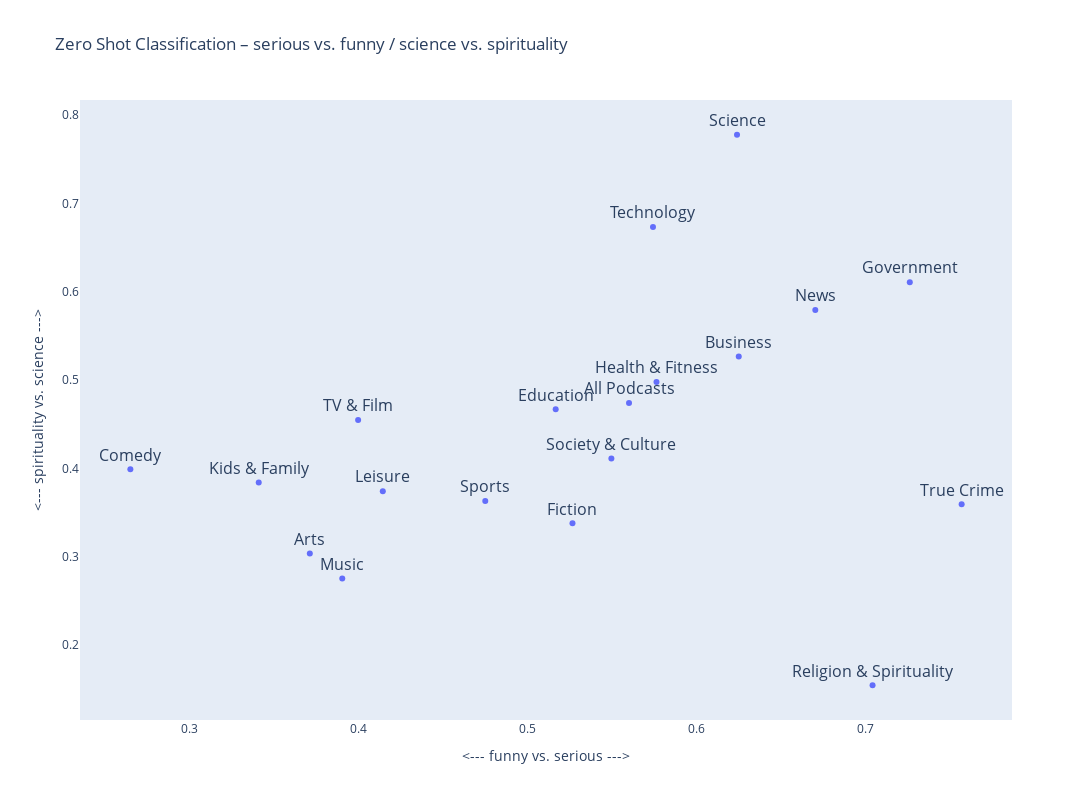

Write notebook code for a chart like this one.
### Markdown cell above
- **Scatterplotting several combinations of classifications reveals that the model yields sensible results in many cases (but not all).**
- E.g., the classification of funny vs. serious content and spirituality vs. science is more or less evenly spread around the midpoint and makes intuitive sense for most of the genres.

### Code cell
create_graph("serious_funny", "science_spirituality")

### Figure 1 — Plotly figure (JSON) as saved in the notebook; plotly's stock layout.template omitted (floating-point values rounded to 4 significant figures)
{"data": [{"hovertemplate": "<--- funny vs. serious --->=%{x}<br><--- spirituality vs. science --->=%{y}<br>chartable_genre=%{text}<extra></extra>", "legendgroup": "", "marker": {"color": "#636efa", "symbol": "circle"}, "mode": "markers+text", "name": "", "orientation": "v", "showlegend": false, "text": ["All Podcasts", "Arts", "Business", "Comedy", "Education", "Fiction", "Government", "Health & Fitness", "Kids & Family", "Leisure", "Music", "News", "Religion & Spirituality", "Science", "Society & Culture", "Sports", "TV & Film", "Technology", "True Crime"], "textfont": {"size": 16}, "textposition": "top center", "type": "scatter", "x": [0.5603, 0.3715, 0.6253, 0.2653, 0.5169, 0.5269, 0.7265, 0.5766, 0.3412, 0.4146, 0.3907, 0.6705, 0.7044, 0.6242, 0.5499, 0.4753, 0.4, 0.5745, 0.7571], "xaxis": "x", "y": [0.4742, 0.3038, 0.5268, 0.399, 0.467, 0.338, 0.6109, 0.4978, 0.384, 0.3742, 0.2754, 0.5795, 0.1546, 0.7778, 0.4112, 0.363, 0.4549, 0.6734, 0.3595], "yaxis": "y"}], "layout": {"height": 800, "legend": {"tracegroupgap": 0}, "title": {"text": "Zero Shot Classification – serious vs. funny / science vs. spirituality"}, "width": 1200, "xaxis": {"anchor": "y", "autorange": true, "domain": [0, 1], "range": [0.2357, 0.7867], "showgrid": false, "title": {"text": "<--- funny vs. serious --->"}, "type": "linear"}, "yaxis": {"anchor": "x", "autorange": true, "domain": [0, 1], "range": [0.1152, 0.8172], "showgrid": false, "title": {"text": "<--- spirituality vs. science --->"}, "type": "linear"}}}
